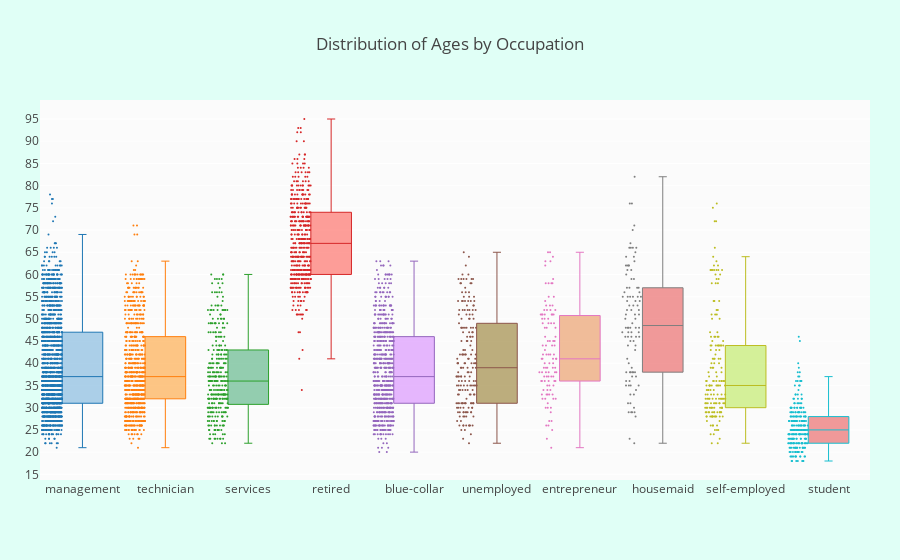

The notebook cell this image was saved under:
### Code cell
# Now let's see which occupation tended to have more balance in their accounts

suscribed_df = df.loc[df["deposit"] == "yes"]

occupations = df["job"].unique().tolist()

# Get the balances by jobs
management = suscribed_df["age"].loc[suscribed_df["job"] == "management"].values
technician = suscribed_df["age"].loc[suscribed_df["job"] == "technician"].values
services = suscribed_df["age"].loc[suscribed_df["job"] == "services"].values
retired = suscribed_df["age"].loc[suscribed_df["job"] == "retired"].values
blue_collar = suscribed_df["age"].loc[suscribed_df["job"] == "blue-collar"].values
unemployed = suscribed_df["age"].loc[suscribed_df["job"] == "unemployed"].values
entrepreneur = suscribed_df["age"].loc[suscribed_df["job"] == "entrepreneur"].values
housemaid = suscribed_df["age"].loc[suscribed_df["job"] == "housemaid"].values
self_employed = suscribed_df["age"].loc[suscribed_df["job"] == "self-employed"].values
student = suscribed_df["age"].loc[suscribed_df["job"] == "student"].values


ages = [management, technician, services, retired, blue_collar, unemployed, 
         entrepreneur, housemaid, self_employed, student]

colors = ['rgba(93, 164, 214, 0.5)', 'rgba(255, 144, 14, 0.5)',
          'rgba(44, 160, 101, 0.5)', 'rgba(255, 65, 54, 0.5)', 
          'rgba(207, 114, 255, 0.5)', 'rgba(127, 96, 0, 0.5)',
         'rgba(229, 126, 56, 0.5)', 'rgba(229, 56, 56, 0.5)',
         'rgba(174, 229, 56, 0.5)', 'rgba(229, 56, 56, 0.5)']

traces = []

for xd, yd, cls in zip(occupations, ages, colors):
        traces.append(go.Box(
            y=yd,
            name=xd,
            boxpoints='all',
            jitter=0.5,
            whiskerwidth=0.2,
            fillcolor=cls,
            marker=dict(
                size=2,
            ),
            line=dict(width=1),
        ))

layout = go.Layout(
    title='Distribution of Ages by Occupation',
    yaxis=dict(
        autorange=True,
        showgrid=True,
        zeroline=True,
        dtick=5,
        gridcolor='rgb(255, 255, 255)',
        gridwidth=1,
        zerolinecolor='rgb(255, 255, 255)',
        zerolinewidth=2,
    ),
    margin=dict(
        l=40,
        r=30,
        b=80,
        t=100,
    ),
    paper_bgcolor='rgb(224,255,246)',
    plot_bgcolor='rgb(251,251,251)',
    showlegend=False
)

fig = go.Figure(data=traces, layout=layout)
iplot(fig)

### Figure 1 — Plotly figure (JSON) as saved in the notebook; plotly's stock layout.template omitted (floating-point values rounded to 4 significant figures; data arrays with more than 128 entries replaced by an {"elided": "..."} marker saying what was removed)
{"data": [{"boxpoints": "all", "fillcolor": "rgba(93, 164, 214, 0.5)", "jitter": 0.5, "line": {"width": 1}, "marker": {"size": 2}, "name": "management", "whiskerwidth": 0.2, "y": {"elided": "1829 int values"}, "type": "box", "uid": "752e151d-369d-4403-a547-30424c4eb7e1"}, {"boxpoints": "all", "fillcolor": "rgba(255, 144, 14, 0.5)", "jitter": 0.5, "line": {"width": 1}, "marker": {"size": 2}, "name": "technician", "whiskerwidth": 0.2, "y": {"elided": "790 int values"}, "type": "box", "uid": "1e320644-b357-4cf0-aeb7-ba541ff78584"}, {"boxpoints": "all", "fillcolor": "rgba(44, 160, 101, 0.5)", "jitter": 0.5, "line": {"width": 1}, "marker": {"size": 2}, "name": "services", "whiskerwidth": 0.2, "y": {"elided": "345 int values"}, "type": "box", "uid": "9cbf9432-6213-4e92-b34f-a21e09934abd"}, {"boxpoints": "all", "fillcolor": "rgba(255, 65, 54, 0.5)", "jitter": 0.5, "line": {"width": 1}, "marker": {"size": 2}, "name": "retired", "whiskerwidth": 0.2, "y": {"elided": "490 int values"}, "type": "box", "uid": "d841e814-933d-49de-bb3f-8988d9d1a435"}, {"boxpoints": "all", "fillcolor": "rgba(207, 114, 255, 0.5)", "jitter": 0.5, "line": {"width": 1}, "marker": {"size": 2}, "name": "blue-collar", "whiskerwidth": 0.2, "y": {"elided": "677 int values"}, "type": "box", "uid": "610d4bcb-5d73-4a34-ba63-12489d88f324"}, {"boxpoints": "all", "fillcolor": "rgba(127, 96, 0, 0.5)", "jitter": 0.5, "line": {"width": 1}, "marker": {"size": 2}, "name": "unemployed", "whiskerwidth": 0.2, "y": {"elided": "190 int values"}, "type": "box", "uid": "42bfa537-7f00-4809-9d28-f307ae631c0e"}, {"boxpoints": "all", "fillcolor": "rgba(229, 126, 56, 0.5)", "jitter": 0.5, "line": {"width": 1}, "marker": {"size": 2}, "name": "entrepreneur", "whiskerwidth": 0.2, "y": [23, 45, 51, 53, 58, 42, 42, 36, 41, 36, 33, 52, 33, 45, 35, 34, 30, 51, 46, 27, 40, 43, 35, 50, 41, 38, 49, 50, 42, 48, 44, 46, 51, 27, 45, 37, 39, 51, 30, 45, 38, 52, 41, 33, 30, 26, 26, 48, 34, 51, 32, 36, 54, 52, 32, 51, 49, 35, 34, 58, 39, 39, 37, 38, 37, 55, 38, 36, 52, 37, 42, 44, 55, 39, 25, 53, 51, 64, 53, 33, 65, 32, 63, 21, 38, 65, 33, 40, 40, 63, 44, 38, 49, 36, 36, 32, 48, 41, 58, 59, 31, 49, 42, 39, 29, 50, 41, 62, 44, 37, 58], "type": "box", "uid": "314e3f9d-3a59-4c52-93b1-972bd5a8d59e"}, {"boxpoints": "all", "fillcolor": "rgba(229, 56, 56, 0.5)", "jitter": 0.5, "line": {"width": 1}, "marker": {"size": 2}, "name": "housemaid", "whiskerwidth": 0.2, "y": [52, 53, 56, 41, 57, 47, 55, 35, 52, 46, 55, 39, 48, 53, 46, 44, 59, 55, 51, 59, 57, 34, 33, 48, 62, 65, 33, 62, 76, 51, 23, 38, 47, 43, 35, 36, 38, 35, 49, 70, 45, 48, 63, 50, 52, 66, 76, 53, 38, 57, 71, 46, 66, 38, 64, 29, 48, 38, 56, 55, 29, 46, 66, 55, 82, 48, 48, 29, 67, 61, 61, 31, 47, 66, 45, 54, 55, 60, 28, 62, 47, 31, 50, 40, 54, 54, 46, 29, 64, 30, 62, 36, 37, 57, 37, 51, 44, 22, 35, 38], "type": "box", "uid": "bf0631fd-f795-449e-9308-3ab2b3862306"}, {"boxpoints": "all", "fillcolor": "rgba(174, 229, 56, 0.5)", "jitter": 0.5, "line": {"width": 1}, "marker": {"size": 2}, "name": "self-employed", "whiskerwidth": 0.2, "y": {"elided": "177 int values"}, "type": "box", "uid": "baa02f42-5524-41f0-94bd-e1eba5644d24"}, {"boxpoints": "all", "fillcolor": "rgba(229, 56, 56, 0.5)", "jitter": 0.5, "line": {"width": 1}, "marker": {"size": 2}, "name": "student", "whiskerwidth": 0.2, "y": {"elided": "258 int values"}, "type": "box", "uid": "925ba067-a040-40ad-bcb5-92f7200b33e1"}], "layout": {"margin": {"b": 80, "l": 40, "r": 30, "t": 100}, "paper_bgcolor": "rgb(224,255,246)", "plot_bgcolor": "rgb(251,251,251)", "showlegend": false, "title": {"text": "Distribution of Ages by Occupation"}, "yaxis": {"autorange": true, "dtick": 5, "gridcolor": "rgb(255, 255, 255)", "gridwidth": 1, "showgrid": true, "zeroline": true, "zerolinecolor": "rgb(255, 255, 255)", "zerolinewidth": 2, "type": "linear", "range": [13.72, 99.28]}, "xaxis": {"type": "category", "range": [-0.51, 9.5], "autorange": true}, "autosize": true}}
